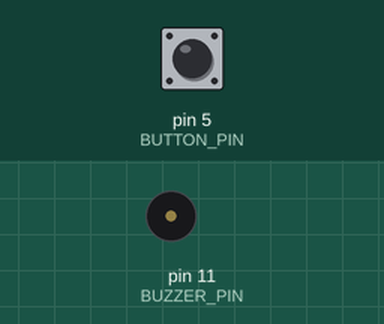
Recording of a sketch running on a simulated Arduino Uno, built with avr-gcc and run on an emulated ATmega328P. On the bench: buzzer (waves = sounding, pin HIGH). The test bench sets the inputs (shaded band); at power-on: pin 5 (BUTTON_PIN) HIGH. What the sketch prints to the serial monitor is not drawn.

Above: at 1.2 s.
1.3 s: pin 5 (BUTTON_PIN) pulled LOW for 0.15 s
At 1.46 s:
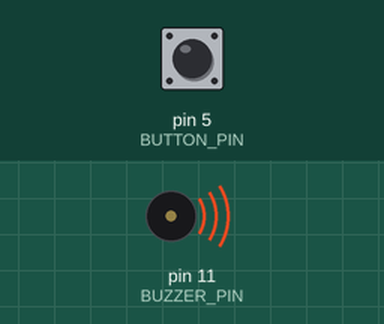
Timing chart, 0 to 4.3 s (numbered marks = the images above; inputs shaded):
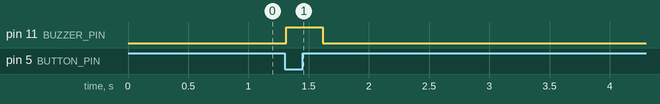

The sketch:

sketch.ino
```cpp
// Lift call panel: buzzer acknowledges a press, a status line shows the
// panel is alive. Buzzer on D11, call button on D5 (pull-up).

const int BUZZER_PIN = 11;
const int BUTTON_PIN = 5;
const unsigned long BUZZ_MS = 300;
const unsigned long SETTLE_MS = 15;
const unsigned long BEAT_MS = 500;

int rawLevel = HIGH;
bool held = false;
unsigned long rawChangedAt = 0;
unsigned long lastBeat = 0;
unsigned int beats = 0;

void acknowledge()
{
    digitalWrite(BUZZER_PIN, HIGH);
    delay(BUZZ_MS);
    digitalWrite(BUZZER_PIN, LOW);
}

void scanButton()
{
    int level = digitalRead(BUTTON_PIN);
    unsigned long now = millis();
    if (level != rawLevel)
    {
        rawLevel = level;
        rawChangedAt = now;
    }
    if (now - rawChangedAt >= SETTLE_MS)
    {
        bool down = (rawLevel == LOW);
        if (down && !held)
        {
            acknowledge();
        }
        held = down;
    }
}

void heartbeat()
{
    beats++;
    Serial.print("alive ");
    Serial.println(beats);
}

void setup()
{
    pinMode(BUZZER_PIN, OUTPUT);
    pinMode(BUTTON_PIN, INPUT_PULLUP);
    digitalWrite(BUZZER_PIN, LOW);
    Serial.begin(9600);
    rawChangedAt = millis();
    lastBeat = millis();
}

void loop()
{
    scanButton();
    if (millis() - lastBeat >= BEAT_MS)
    {
        lastBeat = millis();
        heartbeat();
    }
}
```

Measured:
- after the input at 1.3 s, pin 11 (BUZZER_PIN): LOW → HIGH at once, → LOW 0.30 s later
